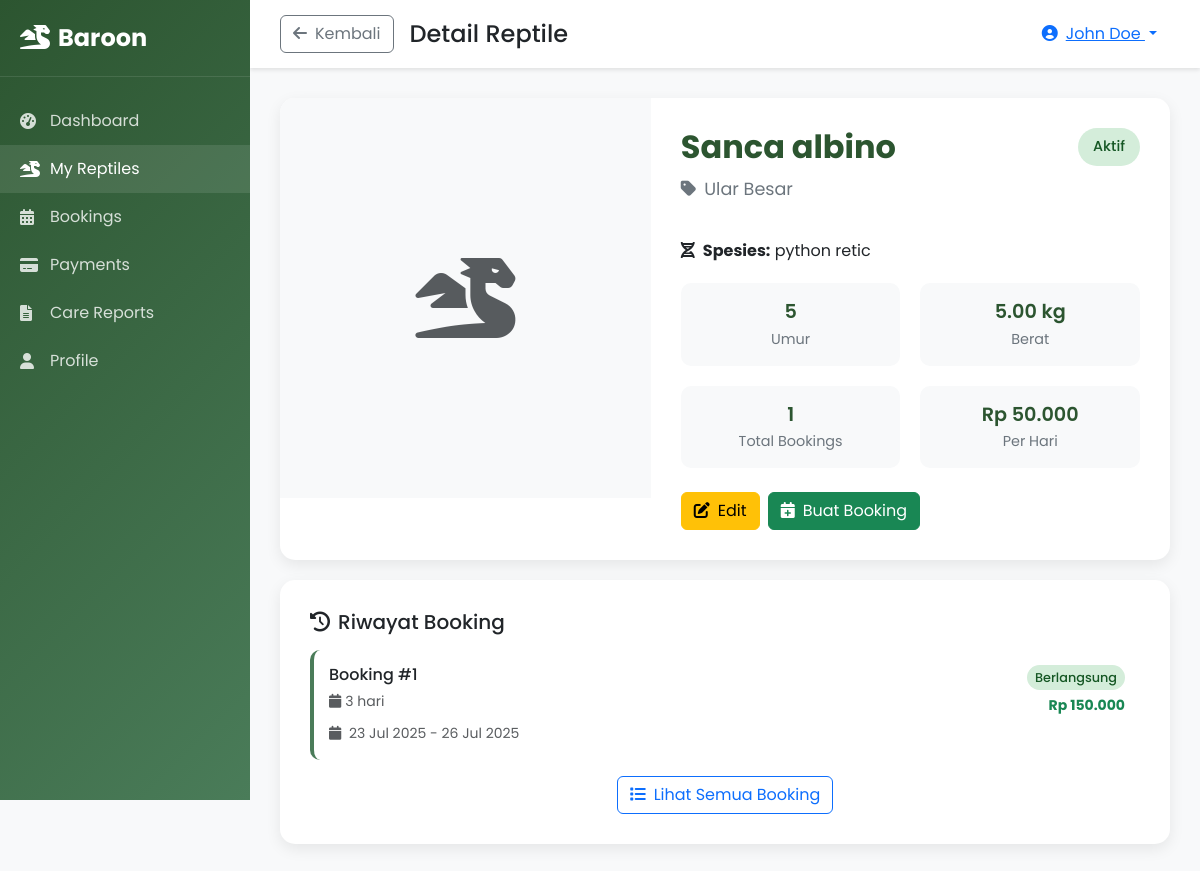
The page /customer/view_reptile.php?id=1 (signed in) on the database its author committed.
### tables this page shows
CREATE TABLE IF NOT EXISTS `reptiles` (
  `id` int(11) NOT NULL AUTO_INCREMENT,
  `customer_id` int(11) NOT NULL,
  `category_id` int(11) NOT NULL,
  `name` varchar(100) NOT NULL,
  `species` varchar(100) DEFAULT NULL,
  `age` varchar(20) DEFAULT NULL,
  `weight` decimal(5,2) DEFAULT NULL,
  `length` decimal(5,2) DEFAULT NULL,
  `gender` enum('male','female','unknown') DEFAULT NULL,
  `special_needs` text DEFAULT NULL,
  `photo` varchar(255) DEFAULT NULL,
  `status` enum('active','completed','cancelled') DEFAULT 'active',
  `created_at` timestamp NOT NULL DEFAULT current_timestamp(),
  `updated_at` timestamp NOT NULL DEFAULT current_timestamp() ON UPDATE current_timestamp(),
  PRIMARY KEY (`id`),
  KEY `customer_id` (`customer_id`),
  KEY `category_id` (`category_id`),
  CONSTRAINT `reptiles_ibfk_1` FOREIGN KEY (`customer_id`) REFERENCES `users` (`id`) ON DELETE CASCADE,
  CONSTRAINT `reptiles_ibfk_2` FOREIGN KEY (`category_id`) REFERENCES `reptile_categories` (`id`)
);

CREATE TABLE IF NOT EXISTS `reptile_categories` (
  `id` int(11) NOT NULL AUTO_INCREMENT,
  `name` varchar(50) NOT NULL,
  `description` text DEFAULT NULL,
  `price_per_day` decimal(10,2) NOT NULL,
  `created_at` timestamp NOT NULL DEFAULT current_timestamp(),
  PRIMARY KEY (`id`)
);

CREATE TABLE IF NOT EXISTS `bookings` (
  `id` int(11) NOT NULL AUTO_INCREMENT,
  `customer_id` int(11) NOT NULL,
  `reptile_id` int(11) NOT NULL,
  `start_date` date NOT NULL,
  `end_date` date NOT NULL,
  `total_days` int(11) NOT NULL,
  `price_per_day` decimal(10,2) NOT NULL,
  `total_price` decimal(10,2) NOT NULL,
  `status` enum('pending','confirmed','in_progress','completed','cancelled') DEFAULT 'pending',
  `notes` text DEFAULT NULL,
  `created_at` timestamp NOT NULL DEFAULT current_timestamp(),
  `updated_at` timestamp NOT NULL DEFAULT current_timestamp() ON UPDATE current_timestamp(),
  PRIMARY KEY (`id`),
  KEY `customer_id` (`customer_id`),
  KEY `reptile_id` (`reptile_id`),
  CONSTRAINT `bookings_ibfk_1` FOREIGN KEY (`customer_id`) REFERENCES `users` (`id`) ON DELETE CASCADE,
  CONSTRAINT `bookings_ibfk_2` FOREIGN KEY (`reptile_id`) REFERENCES `reptiles` (`id`) ON DELETE CASCADE
);

### customer/view_reptile.php (the view, shortened to what this page needs)
<?php
$reptile_id = $_GET['id'];
try {
    $db = getDB();
    $stmt = $db->prepare("
        SELECT r.*, rc.name as category_name, rc.price_per_day,
               (SELECT COUNT(*) FROM bookings WHERE reptile_id = r.id) as total_bookings,
               (SELECT COUNT(*) FROM bookings WHERE reptile_id = r.id AND status IN ('pending', 'confirmed', 'in_progress')) as active_bookings
        FROM reptiles r
        LEFT JOIN reptile_categories rc ON r.category_id = rc.id
        WHERE r.id = ? AND r.customer_id = ?
    ");
    $stmt->execute([$reptile_id, $_SESSION['user_id']]);
    $reptile = $stmt->fetch(PDO::FETCH_ASSOC);
    $stmt = $db->prepare("
        SELECT b.*,
               DATEDIFF(b.end_date, b.start_date) as total_days
        FROM bookings b
        WHERE b.reptile_id = ?
        ORDER BY b.created_at DESC
        LIMIT 10
    ");
    $stmt->execute([$reptile_id]);
    $bookings = $stmt->fetchAll(PDO::FETCH_ASSOC);
} catch (Exception $e) {
    $message = 'error:Terjadi kesalahan sistem.';
}
?>
<!DOCTYPE html>
<html lang="id">
<head>
    <link href="https://cdn.jsdelivr.net/npm/bootstrap@5.3.0/dist/css/bootstrap.min.css" rel="stylesheet">
    <link href="https://cdnjs.cloudflare.com/ajax/libs/font-awesome/6.0.0/css/all.min.css" rel="stylesheet">
</head>
<body>
    <div class="sidebar">
        <div class="sidebar-header">
            <a href="#" class="sidebar-brand">
                <i class="fas fa-dragon me-2"></i>Baroon
            </a>
        </div>
        <nav class="sidebar-nav">
            <ul class="nav flex-column">
                <li class="nav-item">
                    <a class="nav-link" href="dashboard.php">
                        <i class="fas fa-tachometer-alt"></i>Dashboard
                    </a>
                </li>
                <li class="nav-item">
                    <a class="nav-link active" href="my_reptiles.php">
                        <i class="fas fa-dragon"></i>My Reptiles
                    </a>
                </li>
                <li class="nav-item">
                    <a class="nav-link" href="bookings.php">
                        <i class="fas fa-calendar-alt"></i>Bookings
                    </a>
                </li>
                <li class="nav-item">
                    <a class="nav-link" href="payments.php">
                        <i class="fas fa-credit-card"></i>Payments
                    </a>
                </li>
                <li class="nav-item">
                    <a class="nav-link" href="care_reports.php">
                        <i class="fas fa-file-alt"></i>Care Reports
                    </a>
                </li>
                <li class="nav-item">
                    <a class="nav-link" href="profile.php">
                        <i class="fas fa-user"></i>Profile
                    </a>
                </li>
            </ul>
        </nav>
    </div>
    <div class="main-content">
        <div class="top-navbar">
            <div class="d-flex align-items-center">
                <a href="my_reptiles.php" class="btn btn-outline-secondary me-3">
                    <i class="fas fa-arrow-left me-2"></i>Kembali
                </a>
                <h4 class="mb-0">Detail Reptile</h4>
            </div>
            <div class="dropdown">
                <button class="btn btn-link dropdown-toggle" type="button" data-bs-toggle="dropdown">
                    <i class="fas fa-user-circle me-2"></i><?php echo htmlspecialchars($_SESSION['full_name']); ?>
                </button>
            </div>
        </div>
        <div class="content-area">
            <div class="reptile-detail-card">
                <div class="row g-0">
                    <div class="col-md-5">
                        <?php if ($reptile['photo']): ?>
                            <img src="../<?php echo htmlspecialchars($reptile['photo']); ?>" alt="<?php echo htmlspecialchars($reptile['name']); ?>" class="reptile-image-large">
                        <?php else: ?>
                            <div class="reptile-image-large d-flex align-items-center justify-content-center">
                                <i class="fas fa-dragon fa-5x text-muted"></i>
                            </div>
                        <?php endif; ?>
                    </div>
                    <div class="col-md-7">
                        <div class="reptile-info">
                            <div class="d-flex justify-content-between align-items-start mb-3">
                                <div>
                                    <h1 class="reptile-name"><?php echo htmlspecialchars($reptile['name']); ?></h1>
                                    <div class="reptile-category">
                                        <i class="fas fa-tag me-2"></i><?php echo htmlspecialchars($reptile['category_name']); ?>
                                    </div>
                                </div>
                                <span class="status-badge <?php echo $reptile['active_bookings'] > 0 ? 'status-active' : 'status-inactive'; ?>">
                                    <?php echo $reptile['active_bookings'] > 0 ? 'Aktif' : 'Tidak Aktif'; ?>
                                </span>
                            </div>
                            <?php if ($reptile['species']): ?>
                                <div class="mb-3">
                                    <strong><i class="fas fa-dna me-2"></i>Spesies:</strong> <?php echo htmlspecialchars($reptile['species']); ?>
                                </div>
                            <?php endif; ?>
                            <div class="info-grid">
                                <?php if ($reptile['age']): ?>
                                    <div class="info-item">
                                        <span class="info-value"><?php echo htmlspecialchars($reptile['age']); ?></span>
                                        <span class="info-label">Umur</span>
                                    </div>
                                <?php endif; ?>
                                <?php if ($reptile['weight']): ?>
                                    <div class="info-item">
                                        <span class="info-value"><?php echo $reptile['weight']; ?> kg</span>
                                        <span class="info-label">Berat</span>
                                    </div>
                                <?php endif; ?>
                                <div class="info-item">
                                    <span class="info-value"><?php echo $reptile['total_bookings']; ?></span>
                                    <span class="info-label">Total Bookings</span>
                                </div>
                                <div class="info-item">
                                    <span class="info-value">Rp <?php echo number_format($reptile['price_per_day'], 0, ',', '.'); ?></span>
                                    <span class="info-label">Per Hari</span>
                                </div>
                            </div>
                            <div class="d-flex gap-2 mt-4">
                                <a href="edit_reptile.php?id=<?php echo $reptile['id']; ?>" class="btn btn-warning">
                                    <i class="fas fa-edit me-2"></i>Edit
                                </a>
                                <a href="create_booking.php?reptile_id=<?php echo $reptile['id']; ?>" class="btn btn-success">
                                    <i class="fas fa-calendar-plus me-2"></i>Buat Booking
                                </a>
                            </div>
                        </div>
                    </div>
                </div>
            </div>
            <div class="reptile-detail-card">
                <div class="reptile-info">
                    <h5 class="mb-3"><i class="fas fa-history me-2"></i>Riwayat Booking</h5>
                    <?php if (empty($bookings)): ?>
                        <div class="text-center py-4">
                            <i class="fas fa-calendar-times fa-3x text-muted mb-3"></i>
                            <p class="text-muted">Belum ada riwayat booking untuk reptile ini.</p>
                        </div>
                    <?php else: ?>
                        <?php foreach ($bookings as $booking): ?>
                            <div class="booking-card">
                                <div class="d-flex justify-content-between align-items-start">
                                    <div>
                                        <h6 class="mb-1">Booking #<?php echo $booking['id']; ?></h6>
                                        <small class="text-muted">
                                            <i class="fas fa-calendar me-1"></i><?php echo $booking['total_days']; ?> hari
                                        </small>
                                        <div class="mt-2">
                                            <small class="text-muted">
                                                <i class="fas fa-calendar me-1"></i>
                                                <?php echo date('d M Y', strtotime($booking['start_date'])); ?> -
                                                <?php echo date('d M Y', strtotime($booking['end_date'])); ?>
                                            </small>
                                        </div>
                                    </div>
                                    <div class="text-end">
                                        <span class="booking-status status-<?php echo $booking['status']; ?>">
                                            <?php
                                            $status_labels = [
                                                'pending' => 'Menunggu',
                                                'confirmed' => 'Dikonfirmasi',
                                                'in_progress' => 'Berlangsung',
                                                'completed' => 'Selesai',
                                                'cancelled' => 'Dibatalkan'
                                            ];
                                            echo $status_labels[$booking['status']] ?? $booking['status'];
                                            ?>
                                        </span>
                                        <div class="mt-1">
                                            <small class="text-success fw-bold">
                                                Rp <?php echo number_format($booking['total_price'], 0, ',', '.'); ?>
                                            </small>
                                        </div>
                                    </div>
                                </div>
                            </div>
                        <?php endforeach; ?>
                        <div class="text-center mt-3">
                            <a href="bookings.php?reptile_id=<?php echo $reptile['id']; ?>" class="btn btn-outline-primary">
                                <i class="fas fa-list me-2"></i>Lihat Semua Booking
                            </a>
                        </div>
                    <?php endif; ?>
                </div>
            </div>
        </div>
    </div>
</body>
</html>

### customer/view_reptile.php (style rules this page uses)
* { font-family: 'Poppins', sans-serif; }
body { background: #f8f9fa; }
.sidebar { background: linear-gradient(135deg, #2c5530, #4a7c59); min-height: 100vh; position: fixed; top: 0; left: 0; width: 250px; z-index: 1000; }
.sidebar-header { padding: 20px; border-bottom: 1px solid rgba(255,255,255,0.1); }
.sidebar-brand { color: white; font-size: 1.5rem; font-weight: 700; text-decoration: none; }
.sidebar-nav { padding: 20px 0; }
.nav-link { color: rgba(255,255,255,0.8); padding: 12px 20px; text-decoration: none; display: flex; align-items: center; transition: all 0.3s ease; }
.nav-link:hover, .nav-link.active { background: rgba(255,255,255,0.1); color: white; }
.nav-link i { width: 20px; margin-right: 10px; }
.main-content { margin-left: 250px; }
.top-navbar { background: white; box-shadow: 0 2px 4px rgba(0,0,0,0.1); padding: 15px 30px; display: flex; justify-content: space-between; align-items: center; }
.content-area { padding: 30px; }
.reptile-detail-card { background: white; border-radius: 15px; box-shadow: 0 5px 15px rgba(0,0,0,0.08); overflow: hidden; margin-bottom: 20px; }
.reptile-image-large { width: 100%; height: 400px; object-fit: cover; background: #f8f9fa; }
.reptile-info { padding: 30px; }
.reptile-name { font-size: 2rem; font-weight: 700; color: #2c5530; margin-bottom: 10px; }
.reptile-category { color: #6c757d; font-size: 1.1rem; margin-bottom: 20px; }
.info-grid { display: grid; grid-template-columns: repeat(auto-fit, minmax(200px, 1fr)); gap: 20px; margin: 20px 0; }
.info-item { background: #f8f9fa; padding: 15px; border-radius: 10px; text-align: center; }
.info-value { font-weight: 600; color: #2c5530; font-size: 1.2rem; display: block; }
.info-label { color: #6c757d; font-size: 0.9rem; }
.status-badge { padding: 8px 15px; border-radius: 20px; font-size: 0.9rem; font-weight: 500; }
.status-active { background: #d4edda; color: #155724; }
.booking-card { background: white; border-radius: 10px; padding: 15px; margin-bottom: 10px; border-left: 4px solid #4a7c59; }
.booking-status { padding: 4px 8px; border-radius: 15px; font-size: 0.8rem; font-weight: 500; }
.status-in_progress { background: #d4edda; color: #155724; }

### rows shown on the page
reptiles: name "Sanca albino", category.name "Ular Besar", species "python retic", age "5", weight "5.00", category.price_per_day "50.000"
bookings: id "1", total_days "3", start_date "23 Jul 2025", end_date "26 Jul 2025", status "Berlangsung", total_price "150.000"

### other values the page prints
$_SESSION['full_name'] "John Doe"
$reptile['total_bookings'] "1"
